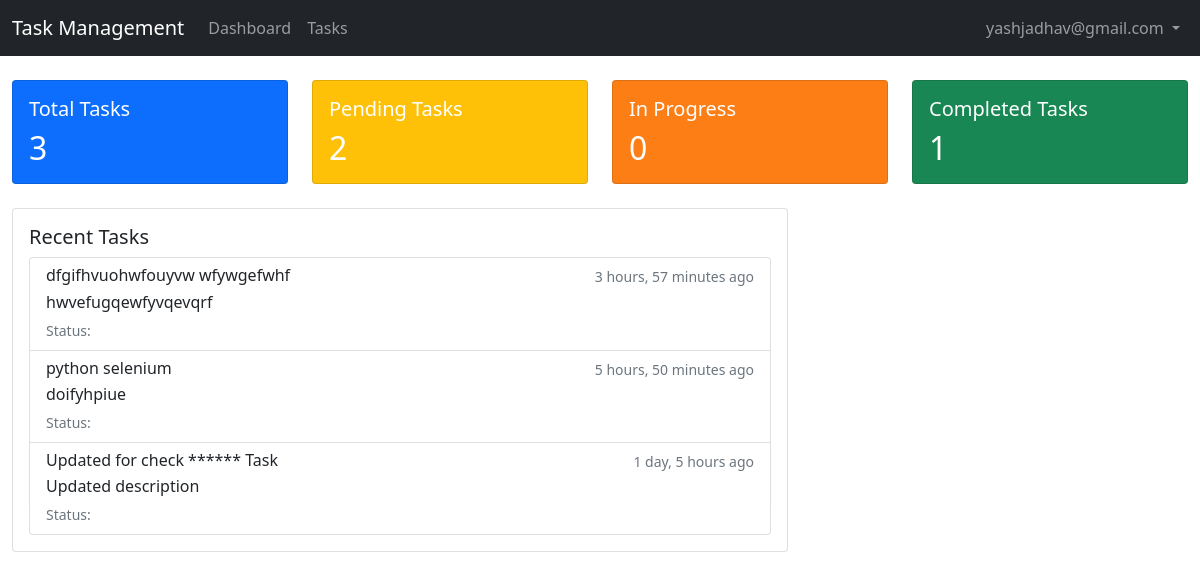
The page / (signed in) on the database its author committed.
### account/models.py (models this page shows, shortened)
class CustomUser(AbstractBaseUser, PermissionsMixin):
    email = models.EmailField(unique=True)
    first_name = models.CharField(max_length=30, blank=True, null=True)
    last_name = models.CharField(max_length=30, blank=True, null=True)
    username = models.CharField(max_length=30, blank=True, null=True)
    password = models.CharField(max_length=128, blank=True, null=True)
    user_type = models.ForeignKey(
        UserType, on_delete=models.CASCADE, null=True,blank=True, related_name="custom_user_type"
    )
    is_active = models.BooleanField(default=True)
    is_staff = models.BooleanField(default=False)
    is_deleted = models.BooleanField(default=False)
    created_at = models.DateTimeField(auto_now_add=True)
    updated_at = models.DateTimeField(auto_now=True)
    is_password_created = models.BooleanField(default=False)
    forget_password_secret = models.CharField(max_length = 128 ,blank=True, null=True)
    forget_password_secret_expire_time = models.DateTimeField(null= True,blank=True)
    objects = CustomUserManager()
    REQUIRED_FIELDS = []
    USERNAME_FIELD = "email"

class Task(models.Model):
    STATUS_CHOICES = (
        ('PENDING', 'Pending'),
        ('IN_PROGRESS', 'In Progress'),
        ('COMPLETED', 'Completed'),
    )
    PRIORITY_CHOICES = (
        ('low', 'Low'),
        ('medium', 'Medium'),
        ('high', 'High'),
    )
    title = models.CharField(max_length=200)
    description = models.TextField()
    status = models.CharField(max_length=20, choices=STATUS_CHOICES, default='PENDING')
    priority = models.CharField(max_length=20, choices=PRIORITY_CHOICES, default='low')
    assigned_to = models.ForeignKey(
        'CustomUser',
        on_delete=models.CASCADE,
        related_name='assigned_tasks'
    )
    assigned_by = models.ForeignKey(
        'CustomUser',
        on_delete=models.CASCADE,
        related_name='created_tasks'
    )
    location = models.ForeignKey(
        'Location',
        on_delete=models.SET_NULL,
        null=True,
        blank=True
    )
    deadline = models.DateTimeField()
    created_at = models.DateTimeField(auto_now_add=True)
    updated_at = models.DateTimeField(auto_now=True)
    class Meta:
        ordering = ['-created_at']

### account/views.py (the view)
# urls.py: path('', views.dashboard, name='dashboard'),
@login_required
def dashboard(request):
    user = request.user
    print(f"Dashboard - User: {request.user.email}")
    print(f"Dashboard - User Type: {request.user.user_type}")
    if user.user_type and user.user_type.can_assign_task:
        base_tasks = Task.objects.select_related('assigned_to', 'assigned_by', 'location')
    else:
        base_tasks = Task.objects.select_related('assigned_to', 'assigned_by', 'location').filter(assigned_to=user)
    task_counts = {
        'total_tasks': base_tasks.count(),
        'pending_tasks': base_tasks.filter(status='PENDING').count(),
        'in_progress_tasks': base_tasks.filter(status='IN_PROGRESS').count(),
        'completed_tasks': base_tasks.filter(status='COMPLETED').count(),
    }
    priority_counts = base_tasks.values('priority').annotate(
        count=Count('id')
    ).order_by('priority')
    recent_tasks = base_tasks.order_by('-created_at')[:5]
    upcoming_deadline = timezone.now() + timedelta(days=7)
    tasks_due_soon = base_tasks.filter(
        deadline__lte=upcoming_deadline,
        deadline__gte=timezone.now(),
        status__in=['PENDING', 'IN_PROGRESS']
    ).order_by('deadline')[:5]
    overdue_tasks = base_tasks.filter(
        deadline__lt=timezone.now(),
        status__in=['PENDING', 'IN_PROGRESS']
    ).order_by('deadline')
    tasks_by_location = base_tasks.values(
        'location__name'
    ).annotate(
        count=Count('id')
    ).order_by('-count')
    if user.user_type and user.user_type.can_assign_task:
        assigned_by_me = Task.objects.filter(
            assigned_by=user
        ).select_related('assigned_to').order_by('-created_at')[:5]
        user_task_counts = CustomUser.objects.annotate(
            total_tasks=Count('assigned_tasks'),
            pending_tasks=Count('assigned_tasks',
                filter=Q(assigned_tasks__status='PENDING')),
            in_progress_tasks=Count('assigned_tasks',
                filter=Q(assigned_tasks__status='IN_PROGRESS')),
            completed_tasks=Count('assigned_tasks',
                filter=Q(assigned_tasks__status='COMPLETED')),
            high_priority_tasks=Count('assigned_tasks',
                filter=Q(assigned_tasks__priority='high'))
        ).filter(total_tasks__gt=0)
        high_priority_pending = base_tasks.filter(
            priority='high',
            status__in=['PENDING', 'IN_PROGRESS']
        ).order_by('deadline')[:5]
    else:
        assigned_by_me = None
        user_task_counts = None
        high_priority_pending = None
    if task_counts['total_tasks'] > 0:
        completion_rate = (task_counts['completed_tasks'] / task_counts['total_tasks']) * 100
    else:
        completion_rate = 0
    context = {
        **task_counts,
        'completion_rate': round(completion_rate, 1),
        'priority_counts': priority_counts,
        'recent_tasks': recent_tasks,
        'tasks_due_soon': tasks_due_soon,
        'overdue_tasks': overdue_tasks,
        'high_priority_pending': high_priority_pending,
        'tasks_by_location': tasks_by_location,
        'assigned_by_me': assigned_by_me,
        'user_task_counts': user_task_counts,
        'can_assign_task': user.user_type.can_assign_task if user.user_type else False,
    }
    return render(request, 'account/dashboard.html', context)

### account/models.py (called while the page is built)
    def __str__(self):
        return self.name

### account/templates/account/dashboard.html (shortened to what this page needs)
{% extends 'base.html' %}
{% block content %}
<div class="container-fluid">
    <div class="row mb-4">
        <div class="col-md-3">
            <div class="card bg-primary text-white">
                <div class="card-body">
                    <h5 class="card-title">Total Tasks</h5>
                    <h2 class="card-text">{{ total_tasks }}</h2>
                </div>
            </div>
        </div>
        <div class="col-md-3">
            <div class="card bg-warning text-white">
                <div class="card-body">
                    <h5 class="card-title">Pending Tasks</h5>
                    <h2 class="card-text">{{ pending_tasks }}</h2>
                </div>
            </div>
        </div>
        <div class="col-md-3">
            <div class="card bg-orange text-white">
                <div class="card-body">
                    <h5 class="card-title">In Progress</h5>
                    <h2 class="card-text">{{ in_progress_tasks }}</h2>
                </div>
            </div>
        </div>
        <div class="col-md-3">
            <div class="card bg-success text-white">
                <div class="card-body">
                    <h5 class="card-title">Completed Tasks</h5>
                    <h2 class="card-text">{{ completed_tasks }}</h2>
                </div>
            </div>
        </div>
    </div>
    <div class="row">
        <div class="col-md-8">
            <div class="card">
                <div class="card-body">
                    <h5 class="card-title">Recent Tasks</h5>
                    <div class="list-group">
                        {% for task in recent_tasks %}
                            <a href="{% url 'task_detail' task.id %}" class="list-group-item list-group-item-action">
                                <div class="d-flex w-100 justify-content-between">
                                    <h6 class="mb-1">{{ task.title }}</h6>
                                    <small class="text-muted">{{ task.created_at|timesince }} ago</small>
                                </div>
                                <p class="mb-1">{{ task.description|truncatechars:100 }}</p>
                                <small class="text-muted">
                                    Status: <span class="badge bg-{{ task.status|lower }}">{{ task.status }}</span>
                                </small>
                            </a>
                        {% empty %}
                            <p class="text-muted">No recent tasks</p>
                        {% endfor %}
                    </div>
                </div>
            </div>
        </div>
        <div class="col-md-4">
        </div>
    </div>
</div>
{% endblock %}

### account/templates/base.html (shortened to what this page needs)
<!DOCTYPE html>
<html lang="en">
<head>
    <link href="https://cdn.jsdelivr.net/npm/bootstrap@5.1.3/dist/css/bootstrap.min.css" rel="stylesheet">
    <link href="https://cdnjs.cloudflare.com/ajax/libs/font-awesome/5.15.4/css/all.min.css" rel="stylesheet">
</head>
<body>
    {% if user.is_authenticated %}
    <nav class="navbar navbar-expand-lg navbar-dark bg-dark">
        <div class="container-fluid">
            <a class="navbar-brand" href="{% url 'dashboard' %}">Task Management</a>
            <div class="collapse navbar-collapse" id="navbarNav">
                <ul class="navbar-nav me-auto">
                    <li class="nav-item">
                        <a class="nav-link" href="{% url 'dashboard' %}">Dashboard</a>
                    </li>
                    <li class="nav-item">
                        <a class="nav-link" href="{% url 'task_list' %}">Tasks</a>
                    </li>
                </ul>
                <ul class="navbar-nav">
                    <li class="nav-item dropdown">
                        <a class="nav-link dropdown-toggle" href="#" id="navbarDropdown" role="button"
                           data-bs-toggle="dropdown" aria-expanded="false">
                            {{ user.get_full_name|default:user.email }}
                        </a>
                    </li>
                </ul>
            </div>
        </div>
    </nav>
    {% endif %}
    <main class="py-4">
        {% block content %}{% endblock %}
    </main>
</body>
</html>

### account/templates/base.html (style rules this page uses)
.bg-orange { background-color: #fd7e14 !important; }

### rows shown on the page
CustomUser: get_full_name "yashjadhav@gmail.com"
Task: title "dfgifhvuohwfouyvw wfywgefwhf", created_at "3 hours, 57 minutes", description "hwvefugqewfyvqevqrf"
Task: title "python selenium", created_at "5 hours, 50 minutes", description "doifyhpiue"
Task: title "Updated for check ****** Task", created_at "1 day, 5 hours", description "Updated description"

### other values the page prints
{{ total_tasks }} "3"
{{ pending_tasks }} "2"
{{ in_progress_tasks }} "0"
{{ completed_tasks }} "1"
